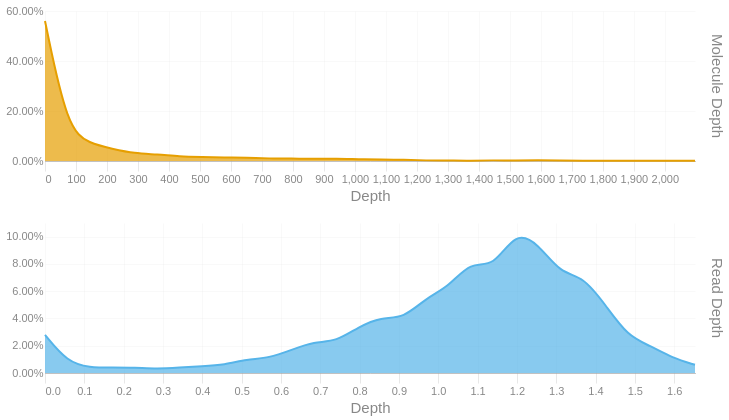

Notebook code for this chart:
### Code cell
readdep = depth_hist(tb['Read Depth'], q99, 3)
readdep = readdep.with_columns(pl.lit('Read Depth').alias('Metric'))
if not SKIPLR:
    moldep = depth_hist(tb['Molecule Depth'], mol_q99, 1)
    moldep = moldep.with_columns(pl.lit('Molecule Depth').alias('Metric'))
    _hist = pl.concat([readdep, moldep])
    _hist = _hist.filter(pl.col('Proportion') != 0)
    with SafeRender(_hist):
        (
            alt.Chart(_hist)        
            .mark_area(interpolate = "basis")
            .encode(
                x=alt.X('Bin:Q').scale(domainMin=0).axis(alt.Axis(title='Depth')),
                y = alt.Y('Proportion:Q', title = None).axis(format = '.2%'),
                color = alt.Color('Metric:N').legend(None),
                row = alt.Row("Metric:N").header(title = None, labelOrient = 'right'),
                tooltip = [
                    alt.Tooltip("Metric:N", title = "Metric"),
                    alt.Tooltip('Interval:N', title = "Depth Interval"),
                    alt.Tooltip('Proportion:Q', title = "% Alignments").format('.2%')
                ]
            )
            .resolve_scale(x='independent', y='independent')
            .properties(
                height = 150, width = 650,
                usermeta={'embedOptions': {'downloadFileName': f'{samplename}.depth.hist'}}
            )
        ).display()
else:
    readdep = readdep.filter(pl.col('Proportion') != 0)
    with SafeRender(readdep):
        (
            alt.Chart(readdep)        
            .mark_area(interpolate = "basis")
            .encode(
                x=alt.X('Bin:Q').scale(domainMin=0).axis(alt.Axis(title='Depth')),
                y = alt.Y('Proportion:Q', title = None).axis(format = '.2%'),
                tooltip = [
                    alt.Tooltip('Interval:N', title = "Depth Interval"),
                    alt.Tooltip('Proportion:Q', title = "% Alignments").format('.2%')
                ]
            )
            .properties(
                usermeta={'embedOptions': {'downloadFileName': f'{samplename}.depth.hist'}}
            )
        ).display()

### Figure 1 — Vega-Lite specification as saved in the notebook (floating-point values rounded to 4 significant figures)
{"width": 650, "height": 150, "config": {"title": {"anchor": "start", "dy": -15, "fontSize": 18, "color": "#888888", "subtitleColor": "#888888", "subtitleFontSize": 14}, "arc": {"fill": "#0072B2"}, "axis": {"domainColor": "#888888", "domainWidth": 0.5, "gridWidth": 0.2, "grid": false, "titleFontWeight": 400, "titleFontSize": 15, "labelFontSize": 11, "labelColor": "#888888", "tickColor": "#888888", "tickWidth": 0.2, "titleColor": "#888888"}, "axisBand": {"grid": false}, "axisX": {"grid": true, "tickSize": 10, "domainCap": "round"}, "axisY": {"domain": false, "grid": true, "tickSize": 0, "domainCap": "round"}, "background": "transparent", "header": {"labelFontSize": 15, "labelColor": "#888888", "titleFontSize": 15, "titleFontWeight": 600, "titleColor": "#888888"}, "legend": {"labelFont": "sans-serif", "labelFontSize": 12, "labelColor": "#888888", "symbolSize": 100, "symbolType": "circle", "titleFontSize": 12, "titlePadding": 10, "titleColor": "#888888", "title": null}, "range": {"category": ["#E69F00", "#56B4E9", "#009E73", "#F0E442", "#0072B2", "#D55E00", "#CC79A7", "#000000"], "diverging": ["#cfe8f3", "#a2d4ec", "#73bfe2", "#46abdb", "#1696d2", "#12719e"]}, "area": {"fill": "#0072B2", "fillOpacity": 0.7, "line": true, "strokeOpacity": 0.7}, "line": {"color": "#0072B2", "stroke": "#0072B2", "strokeWidth": 2}, "trail": {"color": "#0072B2", "stroke": "#0072B2", "strokeWidth": 0, "size": 1}, "point": {"filled": true, "fillOpacity": 1.0, "size": 95}, "text": {"color": "#888888", "fontSize": 11, "align": "right", "fontWeight": 400, "size": 11}, "bar": {"fill": "#0072B2", "stroke": null}, "view": {"stroke": null, "continuousWidth": 660, "continuousHeight": 400}}, "data": {"name": "data-88ee7aacd900b6e9db95ec5a11a60bae"}, "mark": {"type": "area", "interpolate": "basis"}, "encoding": {"color": {"field": "Metric", "legend": null, "type": "nominal"}, "row": {"field": "Metric", "header": {"title": null, "labelOrient": "right"}, "type": "nominal"}, "tooltip": [{"field": "Metric", "title": "Metric", "type": "nominal"}, {"field": "Interval", "title": "Depth Interval", "type": "nominal"}, {"field": "Proportion", "format": ".2%", "title": "% Alignments", "type": "quantitative"}], "x": {"axis": {"title": "Depth"}, "field": "Bin", "scale": {"domainMin": 0}, "type": "quantitative"}, "y": {"axis": {"format": ".2%"}, "field": "Proportion", "title": null, "type": "quantitative"}}, "resolve": {"scale": {"x": "independent", "y": "independent"}}, "usermeta": {"embedOptions": {"downloadFileName": "S6_Altamaha_3974.depth.hist"}}, "$schema": "https://vega.github.io/schema/vega-lite/v6.1.0.json", "datasets": {"data-88ee7aacd900b6e9db95ec5a11a60bae": [{"Bin": 0.0, "Interval": "0.0-0.057", "Proportion": 0.028, "Metric": "Read Depth"}, {"Bin": 0.057, "Interval": "0.057-0.114", "Proportion": 0.008, "Metric": "Read Depth"}, {"Bin": 0.114, "Interval": "0.114-0.171", "Proportion": 0.004, "Metric": "Read Depth"}, {"Bin": 0.171, "Interval": "0.171-0.228", "Proportion": 0.004, "Metric": "Read Depth"}, {"Bin": 0.228, "Interval": "0.228-0.285", "Proportion": 0.004, "Metric": "Read Depth"}, {"Bin": 0.285, "Interval": "0.285-0.342", "Proportion": 0.003, "Metric": "Read Depth"}, {"Bin": 0.342, "Interval": "0.342-0.399", "Proportion": 0.004, "Metric": "Read Depth"}, {"Bin": 0.399, "Interval": "0.399-0.456", "Proportion": 0.005, "Metric": "Read Depth"}, {"Bin": 0.456, "Interval": "0.456-0.513", "Proportion": 0.006, "Metric": "Read Depth"}, {"Bin": 0.513, "Interval": "0.513-0.57", "Proportion": 0.01, "Metric": "Read Depth"}, {"Bin": 0.57, "Interval": "0.57-0.627", "Proportion": 0.011, "Metric": "Read Depth"}, {"Bin": 0.627, "Interval": "0.627-0.684", "Proportion": 0.017, "Metric": "Read Depth"}, {"Bin": 0.684, "Interval": "0.684-0.741", "Proportion": 0.023, "Metric": "Read Depth"}, {"Bin": 0.741, "Interval": "0.741-0.798", "Proportion": 0.023, "Metric": "Read Depth"}, {"Bin": 0.798, "Interval": "0.798-0.855", "Proportion": 0.034, "Metric": "Read Depth"}, {"Bin": 0.855, "Interval": "0.855-0.912", "Proportion": 0.041, "Metric": "Read Depth"}, {"Bin": 0.912, "Interval": "0.912-0.969", "Proportion": 0.04, "Metric": "Read Depth"}, {"Bin": 0.969, "Interval": "0.969-1.026", "Proportion": 0.055, "Metric": "Read Depth"}, {"Bin": 1.026, "Interval": "1.026-1.083", "Proportion": 0.063, "Metric": "Read Depth"}, {"Bin": 1.083, "Interval": "1.083-1.14", "Proportion": 0.082, "Metric": "Read Depth"}, {"Bin": 1.14, "Interval": "1.14-1.197", "Proportion": 0.077, "Metric": "Read Depth"}, {"Bin": 1.197, "Interval": "1.197-1.254", "Proportion": 0.104, "Metric": "Read Depth"}, {"Bin": 1.254, "Interval": "1.254-1.311", "Proportion": 0.095, "Metric": "Read Depth"}, {"Bin": 1.311, "Interval": "1.311-1.368", "Proportion": 0.073, "Metric": "Read Depth"}, {"Bin": 1.368, "Interval": "1.368-1.425", "Proportion": 0.071, "Metric": "Read Depth"}, {"Bin": 1.425, "Interval": "1.425-1.482", "Proportion": 0.05, "Metric": "Read Depth"}, {"Bin": 1.482, "Interval": "1.482-1.539", "Proportion": 0.027, "Metric": "Read Depth"}, {"Bin": 1.539, "Interval": "1.539-1.596", "Proportion": 0.02, "Metric": "Read Depth"}, {"Bin": 1.596, "Interval": "1.596-1.653", "Proportion": 0.011, "Metric": "Read Depth"}, {"Bin": 1.653, "Interval": "1.653-1.71", "Proportion": 0.006, "Metric": "Read Depth"}, {"Bin": 0.0, "Interval": "0.0-72.3", "Proportion": 0.56, "Metric": "Molecule Depth"}, {"Bin": 72.3, "Interval": "72.3-144.6", "Proportion": 0.127, "Metric": "Molecule Depth"}, {"Bin": 144.6, "Interval": "144.6-217.0", "Proportion": 0.07, "Metric": "Molecule Depth"}, {"Bin": 217.0, "Interval": "217.0-289.3", "Proportion": 0.049, "Metric": "Molecule Depth"}, {"Bin": 289.3, "Interval": "289.3-361.6", "Proportion": 0.03, "Metric": "Molecule Depth"}, {"Bin": 361.6, "Interval": "361.6-433.9", "Proportion": 0.027, "Metric": "Molecule Depth"}, {"Bin": 433.9, "Interval": "433.9-506.3", "Proportion": 0.018, "Metric": "Molecule Depth"}, {"Bin": 506.3, "Interval": "506.3-578.6", "Proportion": 0.016, "Metric": "Molecule Depth"}, {"Bin": 578.6, "Interval": "578.6-650.9", "Proportion": 0.014, "Metric": "Molecule Depth"}, {"Bin": 650.9, "Interval": "650.9-723.2", "Proportion": 0.013, "Metric": "Molecule Depth"}, {"Bin": 723.2, "Interval": "723.2-795.5", "Proportion": 0.01, "Metric": "Molecule Depth"}, {"Bin": 795.5, "Interval": "795.5-867.9", "Proportion": 0.01, "Metric": "Molecule Depth"}, {"Bin": 867.9, "Interval": "867.9-940.2", "Proportion": 0.008, "Metric": "Molecule Depth"}, {"Bin": 940.2, "Interval": "940.2-1012.5", "Proportion": 0.01, "Metric": "Molecule Depth"}, {"Bin": 1012.0, "Interval": "1012.5-1084.8", "Proportion": 0.007, "Metric": "Molecule Depth"}, {"Bin": 1085.0, "Interval": "1084.8-1157.2", "Proportion": 0.006, "Metric": "Molecule Depth"}, {"Bin": 1157.0, "Interval": "1157.2-1229.5", "Proportion": 0.005, "Metric": "Molecule Depth"}, {"Bin": 1230.0, "Interval": "1229.5-1301.8", "Proportion": 0.002, "Metric": "Molecule Depth"}, {"Bin": 1302.0, "Interval": "1301.8-1374.1", "Proportion": 0.002, "Metric": "Molecule Depth"}, {"Bin": 1374.0, "Interval": "1374.1-1446.4", "Proportion": 0.001, "Metric": "Molecule Depth"}, {"Bin": 1446.0, "Interval": "1446.4-1518.8", "Proportion": 0.003, "Metric": "Molecule Depth"}, {"Bin": 1519.0, "Interval": "1518.8-1591.1", "Proportion": 0.002, "Metric": "Molecule Depth"}, {"Bin": 1591.0, "Interval": "1591.1-1663.4", "Proportion": 0.003, "Metric": "Molecule Depth"}, {"Bin": 1663.0, "Interval": "1663.4-1735.7", "Proportion": 0.002, "Metric": "Molecule Depth"}, {"Bin": 1736.0, "Interval": "1735.7-1808.0", "Proportion": 0.001, "Metric": "Molecule Depth"}, {"Bin": 1808.0, "Interval": "1808.0-1880.4", "Proportion": 0.001, "Metric": "Molecule Depth"}, {"Bin": 1880.0, "Interval": "1880.4-1952.7", "Proportion": 0.001, "Metric": "Molecule Depth"}, {"Bin": 1953.0, "Interval": "1952.7-2025.0", "Proportion": 0.001, "Metric": "Molecule Depth"}, {"Bin": 2025.0, "Interval": "2025.0-2097.3", "Proportion": 0.001, "Metric": "Molecule Depth"}, {"Bin": 2097.0, "Interval": "2097.3-2169.66", "Proportion": 0.001, "Metric": "Molecule Depth"}]}}
